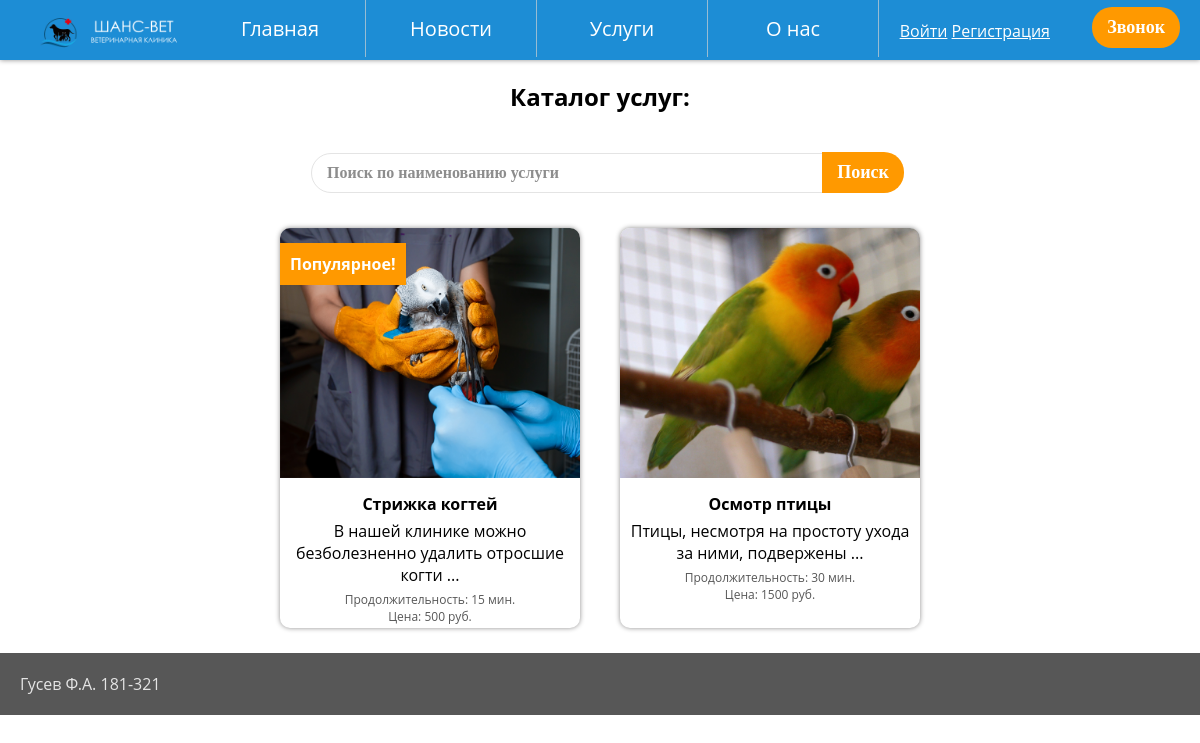
/catalog.php?direction=4, run on the app's committed database.
### tables this page shows
CREATE TABLE `tours` (
  `id_tour` int(11) NOT NULL,
  `title` varchar(100) NOT NULL,
  `description` varchar(500) NOT NULL,
  `length` int(11) NOT NULL,
  `duration` int(11) NOT NULL,
  `image` varchar(200) NOT NULL,
  `popular` tinyint(1) NOT NULL,
  `id_direction` int(11) NOT NULL
);

### catalog.php (the view, shortened to what this page needs)
<!doctype html>
<html lang="ru">
  <head>
    <link rel="stylesheet" type="text/css" href="css/style.css">
    <link rel="stylesheet" type="text/css" href="css/steps.css">
  </head>
  <body>
        <nav>
        <ul id="navbar">
        <li id="title"><img src="img/car.png" id="logo"></li>
                <li><a href="index.php">Главная</a></li>
                <li><a href="#">Новости</a></li>
                <li><a href="#">Услуги</a>
                </li>
                <li><a href="#">О нас</a></li>
              </ul>
              <div class="auth">
                  <a class="popup-open" href="#">Войти</a>
                  <a class="" href="registration.php">Регистрация</a>
              </div>
              <button class="order-trip">Звонок</button>
            </nav>
    <?php
        require_once 'connection.php';
        $link = mysqli_connect($host, $user, $password, $database)
            or die("Ошибка " . mysqli_error($link));
        $search_q=$_POST['search_q'];
        if ($search_q) {
            $search_q = trim($search_q);
            $search_q = strip_tags($search_q);
            $q= mysqli_query($link, "SELECT * FROM `tours` WHERE title LIKE '%$search_q%'");
            while ($r_p = $q->fetch_assoc()) {
                $query = "SELECT * FROM `tours` WHERE id_tour = ".$r_p["id_tour"]."";
            }
        } else {
            $query ="SELECT * FROM tours WHERE id_direction = ".$_GET["direction"]."";
        }
    ?>
     <section class="all-tours">
     <h1>Каталог услуг:</h1>
     <form method="post" action="catalog.php" style="width: 100%;">
            <div class="input-group mb-3">
                    <input type="text" class="search-inpt" name="search_q" placeholder="Поиск по наименованию услуги">
                        <button class="search-btn" type="submit">Поиск</button>
                </div>
            </form>
    <?php
                $result = mysqli_query($link, $query) or die("Ошибка " . mysqli_error($link));
                if($result)
                {
                    while($row = mysqli_fetch_array($result)) {
                        $article = preg_match("/^((\S+\s){8})/s", $row["description"], $m) ? $m[1]: $row["description"];
                        if ($row["popular"] == "1") {
                          $span = '<span>Популярное!</span>';
                        } else {$span = '';}
                       print '<figure><a class="link-black" href="tour.php?tour='.$row["id_tour"].'">
                          <img class="photo-land" src="'.$row["image"].'">'.$span.'
                          <figcaption>
                            <h4>'.$row["title"].'</h4>
                            <p>'.$article.'...</p>
                            <div class="info">Продолжительность: '.$row["length"].' мин.</div>
                            <div class="info">Цена: '.$row["duration"].' руб. </div>
                            </figcaption>
                            </a>
                        </figure>';
                      }
                };
      ?>
  </section>
    <footer>
      Гусев Ф.А. 181-321
    </footer>
     </body>
</html>

### css/style.css (style rules this page uses)
* { margin: 0; padding: 0; }
body { font-family: 'Montserrat', 'Open Sans', sans-serif; }
a { color: #fff; }
.link-black { color: #000; text-decoration: none; }
#logo { width: 170px; }
#navbar, #navbar ul { margin: 0; padding: 0; list-style-type: none; }
#navbar { height: 60px; background-color: #1D8DD5; box-shadow: 0 0 5px #8d8c8c; padding-left: 25px; min-width: 470px; font-size: 20px; }
#navbar li { float: left; position: relative; height: 100%; }
#navbar li a { display: block; padding: 15px 10px 15px 10px; width: 150px; color: #fff; border-right: 0.5px solid rgb(151, 188, 211); text-decoration: none; text-align: center; }
.auth { position: absolute; top: 20px; right: 150px; }
button { background: #f90; color: #fff; padding: 10px 15px; border-radius: 20px; border: 0; font-family: 'Century Gothic'; font-weight: bold; font-size: 18px; }
input, textarea, select { padding: 10px 15px; border-radius: 20px; border: 1px solid #e4e4e4; font-family: 'Century Gothic'; font-weight: bold; font-size: 16px; margin: 15px; }
::placeholder { color: #8d8d8d; }
.search-inpt { border-radius: 20px 0 0 20px; width: 40vw; margin-right: -5px; margin-top: 20px; }
.search-btn { border-radius: 0 20px 20px 0; display: inline-block; margin-left: 0; }
.order-trip { position: absolute; top: 7px; right: 20px; }
h1, h3 { text-align: center; margin: 20px 0 20px 0; }
h4, p { margin-bottom: 5px; }
.all-tours { padding: 0 20vw 0 20vw; text-align: center; }
figure { width: 300px; height: 400px; box-shadow: 0 0 5px #8d8c8c; position: relative; margin: 20px; border-radius: 10px; overflow: hidden; display: inline-block; }
figure span { position: absolute; top: 15px; left: 0px; background: #f90; color: white; padding: 10px; font-weight: bold; }
figcaption { padding: 10px; }
.info { font-size: 12px; color: #575757; }
.photo-land { height: 250px; }
footer { background: #575757; padding: 20px; color: #e4e4e4; }

### data on the page
tours: image (picture), popular "Популярное!", title "Стрижка когтей", description "В нашей клинике можно безболезненно удалить отросшие когти", length "15", duration "500"
tours: image (picture), title "Осмотр птицы", description "Птицы, несмотря на простоту ухода за ними, подвержены", length "30", duration "1500"
